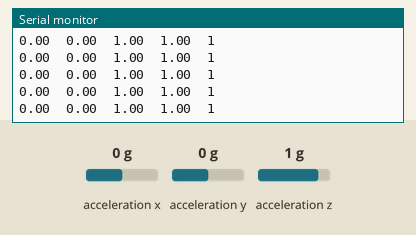
Bench run of a sketch on a simulated Arduino Nano 33 BLE. Parts: the last lines printed to the serial monitor. The test bench sets the inputs (shaded band); at power-on: acceleration x 0 g, acceleration y 0 g, acceleration z 1 g.

Above: at 1.2 s.
1.3 s: acceleration x set to -1.4 g
At 1.35 s:
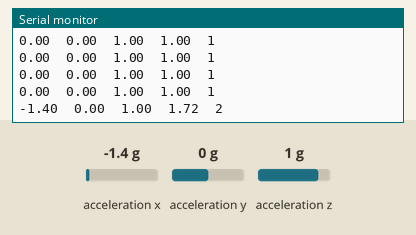
2.8 s: acceleration y set to -1.4 g
At 2.85 s:
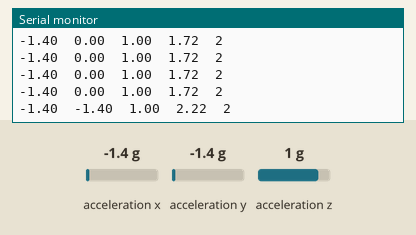
4.3 s: acceleration z set to -1.4 g
At 4.34 s:
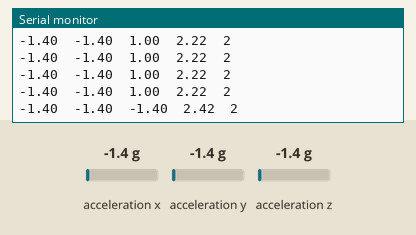
Timing chart, 0 to 7.3 s (numbered marks = the images above; inputs shaded):
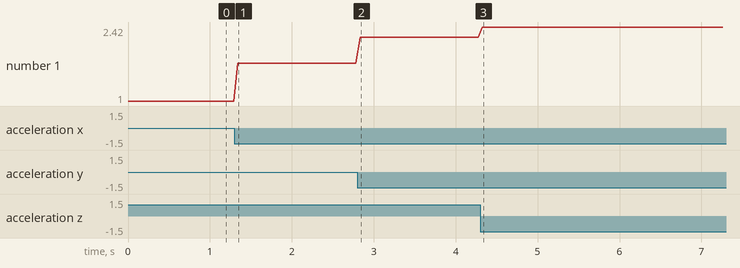

The sketch:

stepcount.ino
```cpp
#include <Arduino_LSM9DS1.h>

// Threshold for step detection
const float stepThreshold = 0.5; // Adjust based on sensitivity
float prevMagnitude = 0;

void setup() {
  Serial.begin(9600);
  while (!Serial);
  Serial.println("Started");

  if (!IMU.begin()) {
    Serial.println("Failed to initialize IMU!");
    while (1);
  }

  Serial.print("Accelerometer sample rate = ");
  Serial.print(IMU.accelerationSampleRate());
  Serial.println(" Hz");
  Serial.println("X\tY\tZ\tMagnitude\tStep Count");
}

int stepCount = 0;

void loop() {
  float x, y, z;

  if (IMU.accelerationAvailable()) {
    IMU.readAcceleration(x, y, z);

    // Calculate the magnitude of the acceleration vector
    float magnitude = sqrt(x * x + y * y + z * z);

    // Detect step if the magnitude crosses the threshold
    if (magnitude - prevMagnitude > stepThreshold) {
      stepCount++;
    }

    // Save the current magnitude for the next iteration
    prevMagnitude = magnitude;

    // Print acceleration and step count
    Serial.print(x, 2);
    Serial.print("\t");
    Serial.print(y, 2);
    Serial.print("\t");
    Serial.print(z, 2);
    Serial.print("\t");
    Serial.print(magnitude, 2);
    Serial.print("\t");
    Serial.println(stepCount);
  }
  delay(50); // Sampling delay
}
```

Measured:
- after the input at 1.3 s, the serial monitor: prints a new line at once (image 1)
- after the input at 2.8 s, the serial monitor: prints a new line at once (image 2)
- after the input at 4.3 s, the serial monitor: prints a new line at once (image 3)
- plotted number 1: 1 → 1.72 after the input at 1.3 s, 1.72 → 2.22 after the input at 2.8 s, 2.22 → 2.42 after the input at 4.3 s
